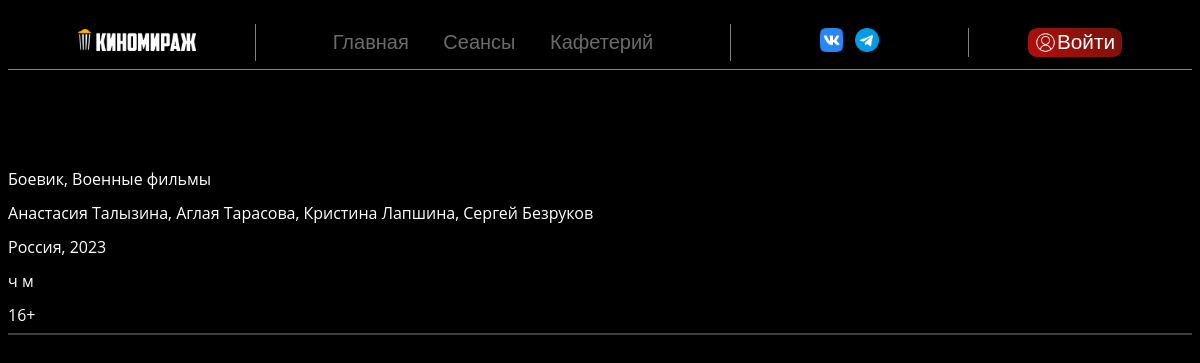
The page /single-film.php?film=5 on the database its author committed.
### tables this page shows
CREATE TABLE `film` (
  `film_id` int UNSIGNED NOT NULL,
  `title` varchar(255) NOT NULL,
  `description` text NOT NULL,
  `actors` text NOT NULL,
  `age_rating` enum('0+','6+','12+','16+','18+') NOT NULL,
  `country` varchar(255) NOT NULL,
  `release_date` year NOT NULL,
  `length` smallint UNSIGNED NOT NULL,
  `img_path` varchar(255) NOT NULL
);

### single-film.php (the view, shortened to what this page needs)
<?php
include "components/header.php";
$query = "SELECT DISTINCT g.film_id, g.title, g.actors, g.age_rating, g.country, g.release_date, g.length, g.img_path, g.categories, g.session_id, g.session_date
FROM (SELECT ss.session_id, ss.session_date, f.film_id, f.title, f.actors, f.age_rating,
f.country, f.release_date, f.length, f.img_path, GROUP_CONCAT(c.category_name SEPARATOR ', ') AS categories
FROM `session` AS ss
JOIN film AS f ON ss.film_id=f.film_id
JOIN film_category AS fc ON f.film_id = fc.film_id
JOIN category AS c ON fc.category_id = c.category_id
GROUP BY ss.session_id) AS g WHERE g.film_id = $_GET[film]";
$res = mysqli_query($conn, $query);
if ($film = mysqli_fetch_assoc($res)){
    $prod_section = <<< _FILM
    <div class="session-film">
        <div class="session-film-info">
            <h1>$film[title]</h1>
            <p>$film[categories]</p>
            <p>$film[actors]</p>
            <p>$film[country], $film[release_date]</p>
            <p>$filmh ч $filmmi м</p>
            <p>$film[age_rating]</p>
        </div>
    </div>
    _FILM;
    }
    echo $prod_section;

### assets/css/style.css (style rules this page uses)
body { background-color: black; font-family: 'Open Sans', sans-serif; overflow-x: hidden; }
.sessions-elements h1, p { color: white; margin-block: 1.5vh; }
.session-film { display: flex; flex-direction: row; max-height: 30vh; border-bottom: solid 2px rgba(137, 137, 137, 0.462); padding-block: 1%; text-decoration: none; }
.session-film-info { object-fit: contain; width: 80%; }

### rows shown on the page
film: actors "Анастасия Талызина, Аглая Тарасова, Кристина Лапшина, Сергей Безруков", country "Россия", release_date "2023", age_rating "16+"

### other values the page prints
$acc_text "Войти"
$film[categories] "Боевик, Военные фильмы"
